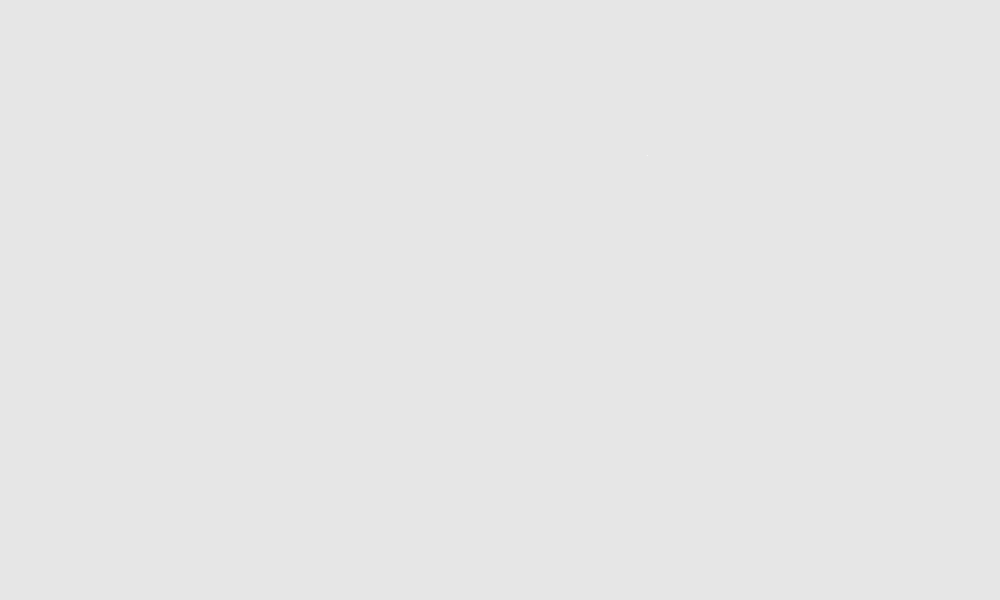
Frame 1 (no input)
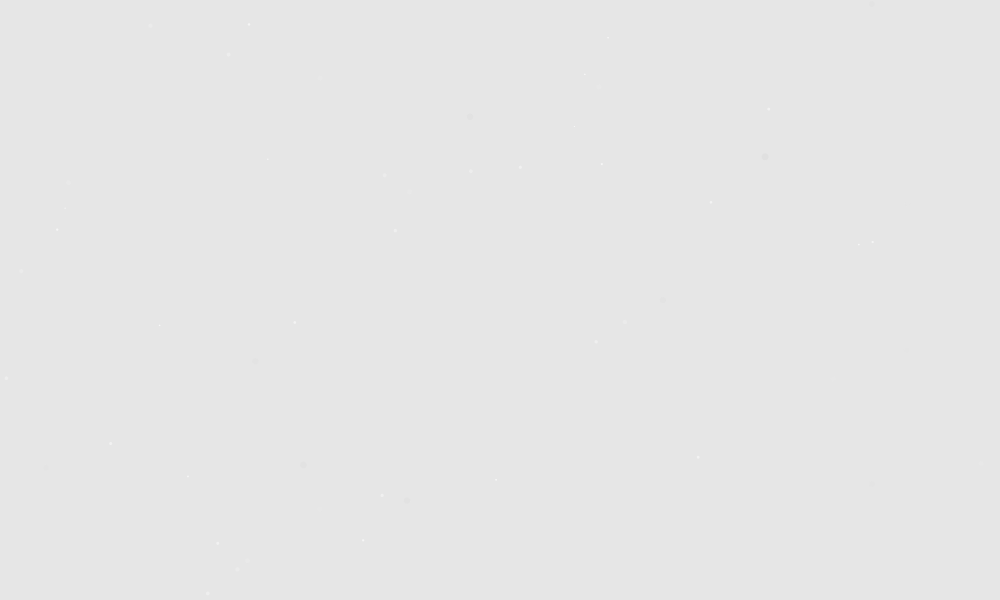
Frame 60 (the mouse pressed at the canvas centre just before this capture)
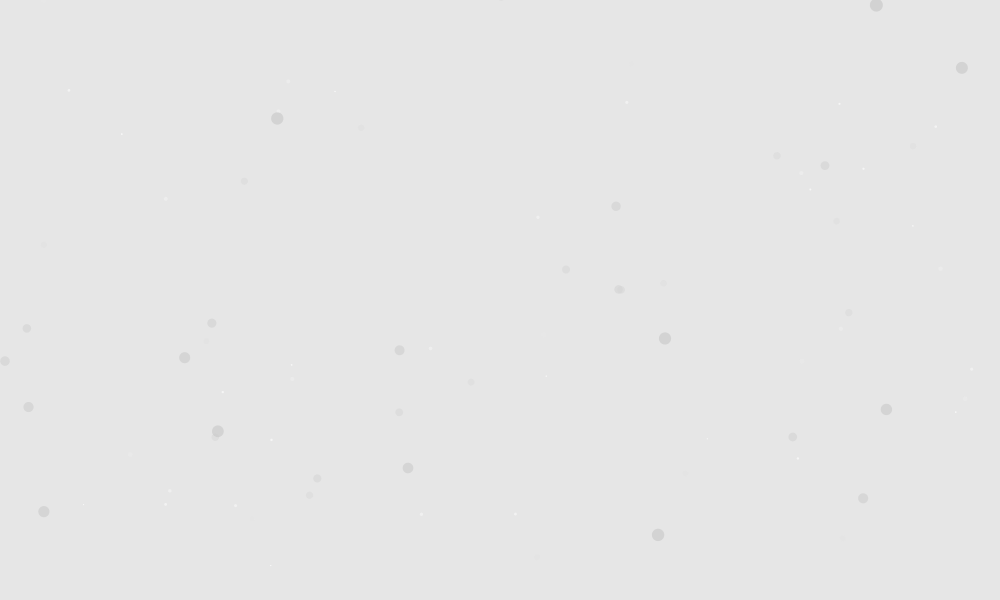
Frame 120 (the mouse held since frame 60 and released just before this capture)

The Processing sketch that drew these frames (run headless with seeded random() and noise(); from frame 60 on, the mouse is pressed at the canvas centre):

// Processing sketch: processing_140300
// ── processing_140300.pde

// Snowstorm!

color theSky = color(230);

ParticleSystem ps;

void setup() {
  size(1000,600);
  ps = new ParticleSystem();
  noStroke();
}

void draw() {
  background(theSky);
  ps.addParticle();
  ps.run();
}





// A simple Particle class

class Particle {
  PVector location;
  PVector velocity;
  PVector acceleration;
  PVector wind = new PVector(random(-1,1),random(-1,1));
  float lifespan;
  float diameter;
  float movement;

  Particle(PVector l) {
    acceleration = new PVector(0,0);
    velocity = new PVector(random(-1,1),random(-1,1));
    location = l.get();
    lifespan = 255.0;
  }

  void run() {
    update();
    display();
  }

  // Method to update location
  void update() {
    //acceleration = new PVector(float (mouseX-width/2)/(10*width), float (mouseY-height/2)/(10*height));
    movement= 1 -(lifespan - 255)/2000;
    acceleration = new PVector(random(-movement,movement),random(-movement,movement));
    //velocity.add(wind);
    velocity.add(acceleration);
    location.add(velocity);
    lifespan -= 1.0;
  }

  // Method to display
  void display() {
    // note: lifespan counts down from 255 to zero
    diameter = 1 -(lifespan - 255)/10; // diameters from 1 to 26.6
    fill((125 + lifespan/2), lifespan); // fill color from 255 to 125, alpha 255 to zero
    ellipse(location.x, location.y, diameter, diameter);
  }
  
  // Is the particle still useful?
  boolean isDead() {
    if (lifespan < 0.0) {
      return true;
    } else {
      return false;
    }
  }
}




// A class to describe a group of Particles
// An ArrayList is used to manage the list of Particles 

class ParticleSystem {
  ArrayList<Particle> particles;
  PVector origin;

  ParticleSystem() {
    particles = new ArrayList<Particle>();
  }

  void addParticle() {
    origin = new PVector(random(width),random(height));
    particles.add(new Particle(origin));
  }

  void run() {
    for (int i = particles.size()-1; i >= 0; i--) {
      Particle p = particles.get(i);
      p.run();
      if (p.isDead()) {
        particles.remove(i);
      }
    }
  }
}
